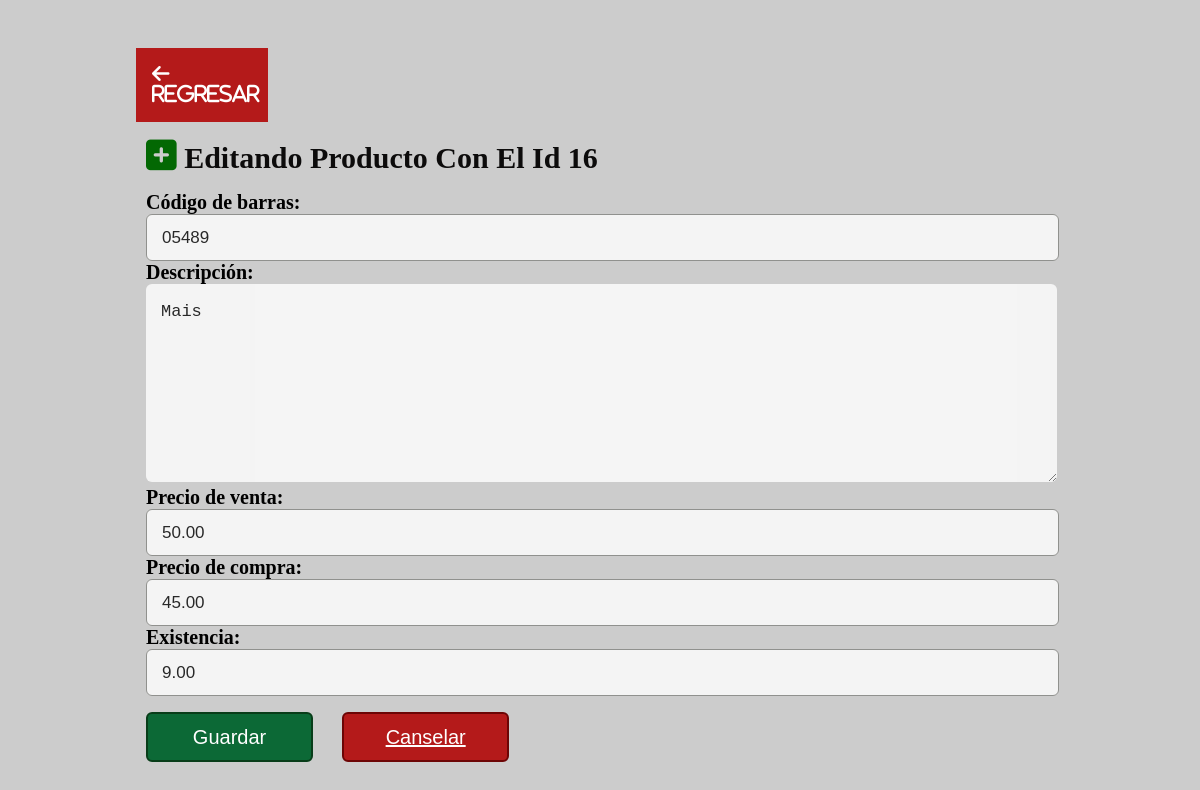
The app's page /Acciones/editar_productos.php?id=16 with its own data.
### tables this page shows
CREATE TABLE IF NOT EXISTS `productos` (
  `id` bigint(20) UNSIGNED NOT NULL AUTO_INCREMENT,
  `codigo` varchar(255) NOT NULL,
  `descripcion` varchar(255) NOT NULL,
  `precioVenta` decimal(5,2) NOT NULL,
  `precioCompra` decimal(5,2) NOT NULL,
  `existencia` decimal(5,2) NOT NULL,
  PRIMARY KEY (`id`)
);

### Acciones/editar_productos.php (the view, shortened to what this page needs)
<?php
 $id = $_GET["id"];
 include_once "../base_de_datos.php";
 $registros = $base->prepare("SELECT * FROM productos WHERE id = ?;");
 $registros->execute([$id]);
 $producto = $registros->fetch(PDO::FETCH_OBJ);
?>
<!DOCTYPE html>
<html lang="es">
<head>
  <link rel="stylesheet" href="https://cdnjs.cloudflare.com/ajax/libs/font-awesome/5.15.3/css/all.min.css">
     <link rel="stylesheet" href="../Iconos/css/all.min.css">
  <link rel="stylesheet" href="../css/lista_productos.css">
</head>
<body>
<section class="sec1">
  <div class="for">
    <h1 title="regresar" class="regresar"><a href="../listar_productos.php"><i class="fas fa-arrow-left"> regresar</i></a></h1>
    <h1><i class="fas fa-plus-square"></i> Editando Producto Con El Id <?php echo $producto->id; ?></h1>
    <form action="guardar_datos_editados.php" method="POST">
      <label for="cod">Código de barras:</label><br>
      <input type="text" value="<?php echo $producto->codigo; ?>" name="codigo" placeholder="Codigo de barra" class="inp" required>
      <label for="cod">Descripción:</label><br>
      <textarea name="descripcion"  id="descripcion" class="text inp" placeholder="Escribe el nombre del producto"   required><?php echo $producto->descripcion ?></textarea>
      <label for="cod">Precio de venta:</label><br>
      <input type="number" value="<?php echo $producto->precioVenta ?>" name="preVenta" placeholder="Precio de venta" class="inp" required>
      <label for="cod">Precio de compra:</label><br>
      <input type="number" value="<?php echo $producto->precioCompra ?>" name="preCompra" placeholder="precio de compra" class="inp" required>
      <label for="cod">Existencia:</label><br>
      <input type="number" value="<?php echo $producto->existencia ?>" name="existencia" placeholder="existencia del producto" class="inp" required>
      <div class="boton">
        <button type="submit">Guardar</button>
       <button class="canse" type="reset"><a href="../listar_productos.php"> Canselar</button></a>
      </div>
    </form>
  </div>
</section>
</body>
</html>

### css/lista_productos.css (style rules this page uses)
html { font-size: 16px; background-color: #ccc; height: 100vh; }
* { margin: 0; padding: 0; }
textarea, input[type="text"], input[type="password"], input[type="dateti"], input[type="datetime-local"], input[type="date"], input[type="month"], input[type="time"], input[type="week"], input[type="number"], input[type="email"], input[type="url"], input[type="sea"], input[type="tel"], input[type="color"], .uneditable-input { border: 1px solid rgb(201, 240, 31); border-radius: 6px; outline: 0 none; }
.for { width: 80%; height: auto; margin: auto; padding: 2rem; }
.for h1 { font-size: 30px; font-weight: 600; color: rgb(12, 11, 11); }
form, h1 { margin: 1rem; padding: 0 10px; }
.for h1 i { font-size: 35px; color: rgb(3, 104, 3); }
.for .inp { width: 97%; height: 45px; font-size: 17px; padding: 0 15px; opacity: 0.8; border: 1.5px solid rgb(130, 131, 127); }
.for label { font-size: 20px; font-weight: 900; color: black; }
.for .text { width: 97%; height: 180px; font-size: 17px; padding: 0 15px; padding-top: 18px; border: 0; }
.for .boton { display: flex; flex-direction: row; justify-content: space-between; flex-flow: row nowrap; width: 40%; height: 50px; margin: 1rem 0; }
.for .boton button { width: 46%; height: 100%; border: 2px solid rgb(8, 61, 25); background-color: rgb(12, 105, 54); color: #fff; font-size: 20px; font-weight: 500; border-radius: 6px; cursor: pointer; transition: all 0.3s ease; }
.for .boton .canse { width: 46%; height: 100%; border: 2px solid rgb(109, 5, 5); background-color: rgb(180, 26, 26); color: #fff; font-size: 20px; font-weight: 500; border-radius: 6px; cursor: pointer; transition: all 0.3s ease; }
.for .boton .canse a { color: #fff; }
.for .regresar { width: 100px; background-color: rgb(180, 26, 26); color: #fff; padding: 1rem; font-size: 20px; }
.for .regresar a i { color: #fff; font-size: 20px; }

### records on screen
productos: id "16", codigo "05489", descripcion "Mais", preVenta "50.00", preCompra "45.00", existencia "9.00"
